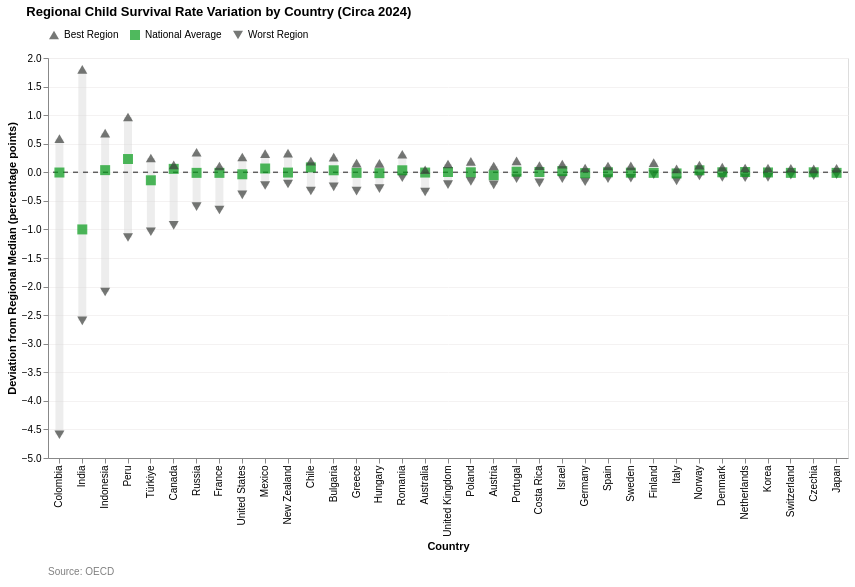

This figure's notebook cell:
### Code cell
# save this graph as png
chart = create_regional_variation_chart(chart_df_survival, country_order, average_color="#059C19", chart_title="Regional Child Survival Rate Variation by Country (Circa 2024)")
chart.save("C:\\Users\\lopez\\github\\capp30239\\static_visualization_project\\graphs\\shape_health_regional_child_survival_rate_variation.png")
chart

### Figure 1 — Vega-Lite specification as saved in the notebook (floating-point values rounded to 4 significant figures; data arrays with more than 128 entries replaced by an {"elided": "..."} marker saying what was removed)
{"config": {"view": {"continuousWidth": 300, "continuousHeight": 300}}, "vconcat": [{"layer": [{"data": {"name": "data-9f536422e54ad599c40a7d864412a4d2"}, "mark": {"type": "rule", "opacity": 0.4, "stroke": "lightgray", "strokeWidth": 8}, "encoding": {"tooltip": [{"field": "Country", "title": "Country", "type": "nominal"}, {"aggregate": "min", "field": "Value", "title": "Worst Region Deviation", "type": "quantitative"}, {"aggregate": "max", "field": "Value", "title": "Best Region Deviation", "type": "quantitative"}], "x": {"field": "Country", "sort": ["Colombia", "India", "Indonesia", "Peru", "Türkiye", "Canada", "Russia", "France", "United States", "Mexico", "New Zealand", "Chile", "Bulgaria", "Greece", "Hungary", "Romania", "Australia", "United Kingdom", "Poland", "Austria", "Portugal", "Costa Rica", "Israel", "Germany", "Spain", "Sweden", "Finland", "Italy", "Norway", "Denmark", "Netherlands", "Korea", "Switzerland", "Czechia", "Japan"], "title": "Country", "type": "nominal"}, "y": {"aggregate": "min", "axis": {"gridColor": "#f3f1f1e1"}, "field": "Value", "type": "quantitative"}, "y2": {"aggregate": "max", "field": "Value"}}}, {"data": {"name": "data-a0a55d106695e8d630baff0f16eee66d"}, "mark": {"type": "rule", "opacity": 0.6, "stroke": "black", "strokeDash": [5, 5], "strokeWidth": 1.5}, "encoding": {"y": {"field": "y", "type": "quantitative"}}}, {"data": {"name": "data-cd3214810387d77cea974036b0eb8776"}, "mark": {"type": "point", "filled": true, "size": 100}, "encoding": {"color": {"field": "Type", "legend": {"orient": "top"}, "scale": {"domain": ["Best Region", "National Average", "Worst Region"], "range": ["#3C3F3C", "#059C19", "#3C3F3C"]}, "title": "", "type": "nominal"}, "shape": {"field": "Type", "legend": {"orient": "top"}, "scale": {"domain": ["Best Region", "National Average", "Worst Region"], "range": ["triangle-up", "square", "triangle-down"]}, "title": "", "type": "nominal"}, "tooltip": [{"field": "Country", "type": "nominal"}, {"field": "Type", "type": "nominal"}, {"field": "Value", "type": "quantitative"}], "x": {"field": "Country", "sort": ["Colombia", "India", "Indonesia", "Peru", "Türkiye", "Canada", "Russia", "France", "United States", "Mexico", "New Zealand", "Chile", "Bulgaria", "Greece", "Hungary", "Romania", "Australia", "United Kingdom", "Poland", "Austria", "Portugal", "Costa Rica", "Israel", "Germany", "Spain", "Sweden", "Finland", "Italy", "Norway", "Denmark", "Netherlands", "Korea", "Switzerland", "Czechia", "Japan"], "title": "Country", "type": "nominal"}, "y": {"field": "Value", "title": "Deviation from Regional Median (percentage points)", "type": "quantitative"}}}], "height": 400, "resolve": {"legend": {"color": "independent", "shape": "independent"}}, "title": {"text": "Regional Child Survival Rate Variation by Country (Circa 2024)", "anchor": "start", "dx": 20, "offset": 10}, "width": 800}, {"data": {"name": "data-9de9b8125eee1bea1cb32d6ced1e9279"}, "mark": {"type": "text", "align": "left", "color": "gray", "dx": -400, "fontSize": 10}, "encoding": {"text": {"field": "source", "type": "nominal"}}, "height": 20, "width": 800}], "resolve": {"scale": {"color": "independent", "shape": "independent"}}, "spacing": 10, "$schema": "https://vega.github.io/schema/vega-lite/v5.20.1.json", "datasets": {"data-9f536422e54ad599c40a7d864412a4d2": [{"Country": "Colombia", "Value": -4.593, "Type": "Worst Region"}, {"Country": "Colombia", "Value": 0.589, "Type": "Best Region"}, {"Country": "India", "Value": -2.6, "Type": "Worst Region"}, {"Country": "India", "Value": 1.8, "Type": "Best Region"}, {"Country": "Indonesia", "Value": -2.095, "Type": "Worst Region"}, {"Country": "Indonesia", "Value": 0.6845, "Type": "Best Region"}, {"Country": "Peru", "Value": -1.142, "Type": "Worst Region"}, {"Country": "Peru", "Value": 0.968, "Type": "Best Region"}, {"Country": "Türkiye", "Value": -1.04, "Type": "Worst Region"}, {"Country": "Türkiye", "Value": 0.25, "Type": "Best Region"}, {"Country": "Canada", "Value": -0.93, "Type": "Worst Region"}, {"Country": "Canada", "Value": 0.13, "Type": "Best Region"}, {"Country": "Russia", "Value": -0.6, "Type": "Worst Region"}, {"Country": "Russia", "Value": 0.35, "Type": "Best Region"}, {"Country": "France", "Value": -0.66, "Type": "Worst Region"}, {"Country": "France", "Value": 0.11, "Type": "Best Region"}, {"Country": "United States", "Value": -0.394, "Type": "Worst Region"}, {"Country": "United States", "Value": 0.268, "Type": "Best Region"}, {"Country": "Mexico", "Value": -0.2315, "Type": "Worst Region"}, {"Country": "Mexico", "Value": 0.3269, "Type": "Best Region"}, {"Country": "New Zealand", "Value": -0.205, "Type": "Worst Region"}, {"Country": "New Zealand", "Value": 0.335, "Type": "Best Region"}, {"Country": "Chile", "Value": -0.328, "Type": "Worst Region"}, {"Country": "Chile", "Value": 0.1943, "Type": "Best Region"}, {"Country": "Bulgaria", "Value": -0.255, "Type": "Worst Region"}, {"Country": "Bulgaria", "Value": 0.265, "Type": "Best Region"}, {"Country": "Greece", "Value": -0.33, "Type": "Worst Region"}, {"Country": "Greece", "Value": 0.16, "Type": "Best Region"}, {"Country": "Hungary", "Value": -0.285, "Type": "Worst Region"}, {"Country": "Hungary", "Value": 0.155, "Type": "Best Region"}, {"Country": "Romania", "Value": -0.095, "Type": "Worst Region"}, {"Country": "Romania", "Value": 0.315, "Type": "Best Region"}, {"Country": "Australia", "Value": -0.345, "Type": "Worst Region"}, {"Country": "Australia", "Value": 0.045, "Type": "Best Region"}, {"Country": "United Kingdom", "Value": -0.2147, "Type": "Worst Region"}, {"Country": "United Kingdom", "Value": 0.1453, "Type": "Best Region"}, {"Country": "Poland", "Value": -0.16, "Type": "Worst Region"}, {"Country": "Poland", "Value": 0.19, "Type": "Best Region"}, {"Country": "Austria", "Value": -0.22, "Type": "Worst Region"}, {"Country": "Austria", "Value": 0.11, "Type": "Best Region"}, {"Country": "Portugal", "Value": -0.11, "Type": "Worst Region"}, {"Country": "Portugal", "Value": 0.2, "Type": "Best Region"}, {"Country": "Costa Rica", "Value": -0.186, "Type": "Worst Region"}, {"Country": "Costa Rica", "Value": 0.1168, "Type": "Best Region"}, {"Country": "Israel", "Value": -0.112, "Type": "Worst Region"}, {"Country": "Israel", "Value": 0.142, "Type": "Best Region"}, {"Country": "Germany", "Value": -0.165, "Type": "Worst Region"}, {"Country": "Germany", "Value": 0.075, "Type": "Best Region"}, {"Country": "Spain", "Value": -0.11, "Type": "Worst Region"}, {"Country": "Spain", "Value": 0.11, "Type": "Best Region"}, {"Country": "Sweden", "Value": -0.1045, "Type": "Worst Region"}, {"Country": "Sweden", "Value": 0.1115, "Type": "Best Region"}, {"Country": "Finland", "Value": -0.04, "Type": "Worst Region"}, {"Country": "Finland", "Value": 0.17, "Type": "Best Region"}, {"Country": "Italy", "Value": -0.15, "Type": "Worst Region"}, {"Country": "Italy", "Value": 0.06, "Type": "Best Region"}, {"Country": "Norway", "Value": -0.065, "Type": "Worst Region"}, {"Country": "Norway", "Value": 0.125, "Type": "Best Region"}, {"Country": "Denmark", "Value": -0.09, "Type": "Worst Region"}, {"Country": "Denmark", "Value": 0.09, "Type": "Best Region"}, {"Country": "Netherlands", "Value": -0.095, "Type": "Worst Region"}, {"Country": "Netherlands", "Value": 0.075, "Type": "Best Region"}, {"Country": "Korea", "Value": -0.09, "Type": "Worst Region"}, {"Country": "Korea", "Value": 0.073, "Type": "Best Region"}, {"Country": "Switzerland", "Value": -0.05, "Type": "Worst Region"}, {"Country": "Switzerland", "Value": 0.07, "Type": "Best Region"}, {"Country": "Czechia", "Value": -0.06, "Type": "Worst Region"}, {"Country": "Czechia", "Value": 0.06, "Type": "Best Region"}, {"Country": "Japan", "Value": -0.04, "Type": "Worst Region"}, {"Country": "Japan", "Value": 0.07, "Type": "Best Region"}], "data-a0a55d106695e8d630baff0f16eee66d": [{"y": 0}], "data-cd3214810387d77cea974036b0eb8776": {"elided": "140 records"}, "data-9de9b8125eee1bea1cb32d6ced1e9279": [{"source": "Source: OECD"}]}}
